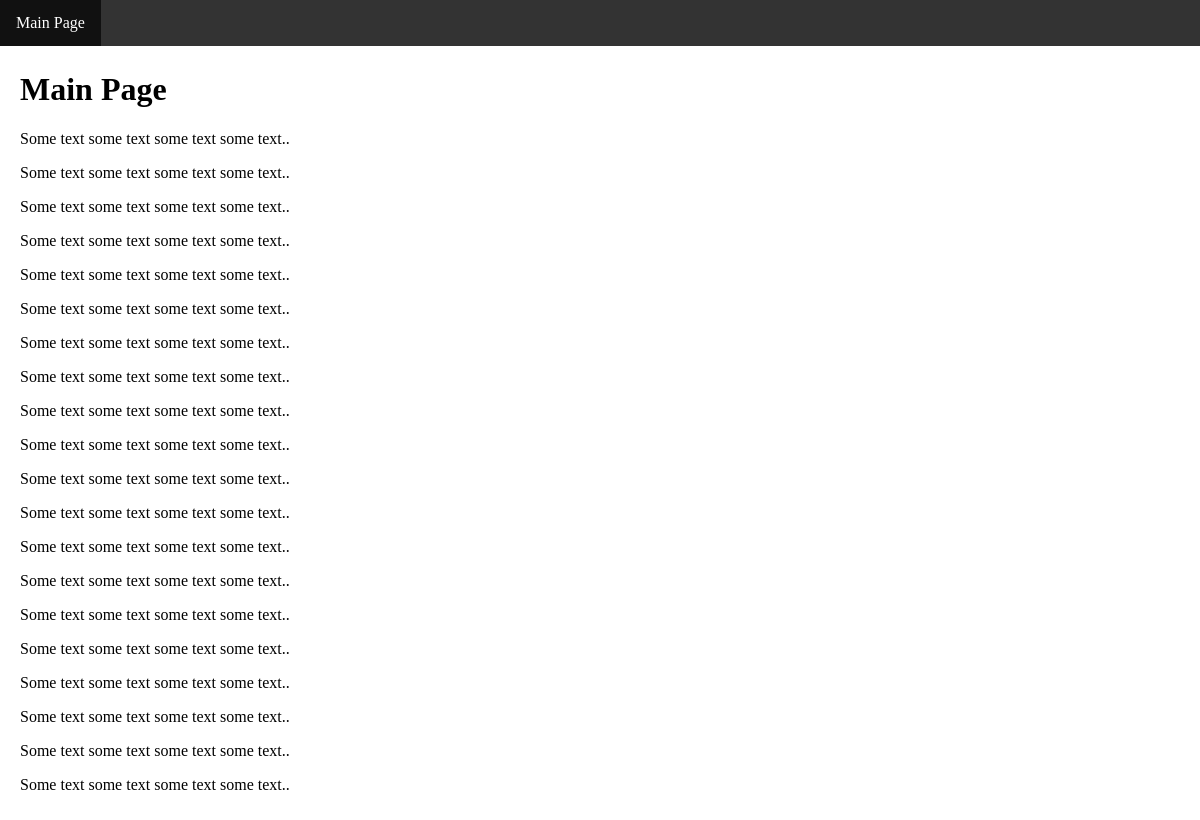
Before: / with the older database file.
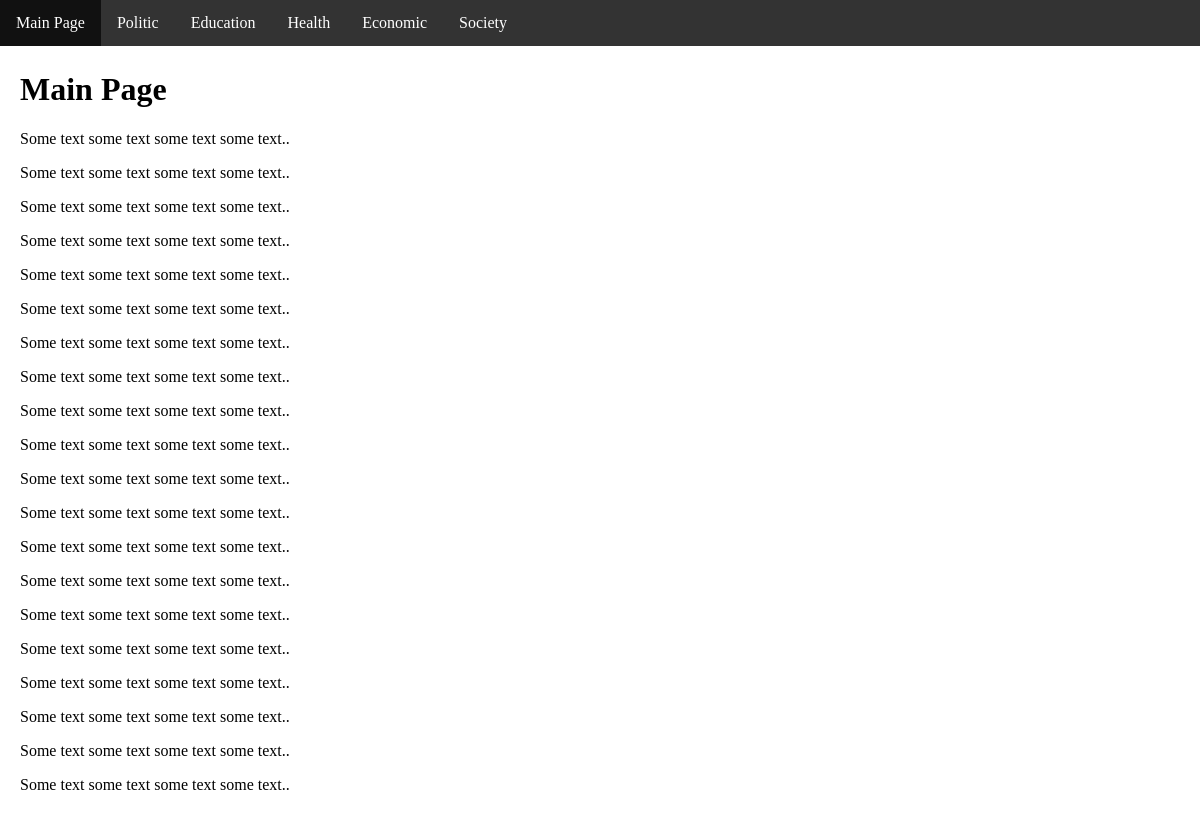
After: the same page with the newer database file.
### blog/models.py (models this page shows, shortened)
class Category(models.Model):
    name = models.CharField(max_length=50)
    path = models.CharField(max_length=50)
    created = models.DateTimeField(auto_now_add=True)

### blog/views.py (the view)
# urls.py: path('', views.index, name='index'),
def index(request):
    category_list = Category.objects.all()
    context = {
        'categories': category_list
    }
    return render(request, 'index.html', context)

### template/index.html (shortened to what this page needs)
<!DOCTYPE html>
<html>
<head>
</head>
<body>
<ul>
  <li><a href="http://127.0.0.1:8000/">Main Page</a></li>
  {% for i in categories %}
  <li><a href="{% url 'posts' %}">{{ i.name }}</a></li>
  {% endfor %}
</ul>
<div style="padding:20px;margin-top:30px;height:1500px;">
  <h1>Main Page</h1>
  <p>Some text some text some text some text..</p>
  <p>Some text some text some text some text..</p>
  <p>Some text some text some text some text..</p>
  <p>Some text some text some text some text..</p>
  <p>Some text some text some text some text..</p>
  <p>Some text some text some text some text..</p>
  <p>Some text some text some text some text..</p>
  <p>Some text some text some text some text..</p>
  <p>Some text some text some text some text..</p>
  <p>Some text some text some text some text..</p>
  <p>Some text some text some text some text..</p>
  <p>Some text some text some text some text..</p>
  <p>Some text some text some text some text..</p>
  <p>Some text some text some text some text..</p>
  <p>Some text some text some text some text..</p>
  <p>Some text some text some text some text..</p>
  <p>Some text some text some text some text..</p>
  <p>Some text some text some text some text..</p>
  <p>Some text some text some text some text..</p>
  <p>Some text some text some text some text..</p>
</div>
</body>
</html>

### template/index.html (style rules this page uses)
body { margin:0; }
ul { list-style-type: none; margin: 0; padding: 0; overflow: hidden; background-color: #333; position: fixed; top: 0; width: 100%; }
li { float: left; }
li a { display: block; color: white; text-align: center; padding: 14px 16px; text-decoration: none; }

Changed rows visible on the page:
added Category: name "Politic"
added Category: name "Education"
added Category: name "Health"
added Category: name "Economic"
added Category: name "Society"
